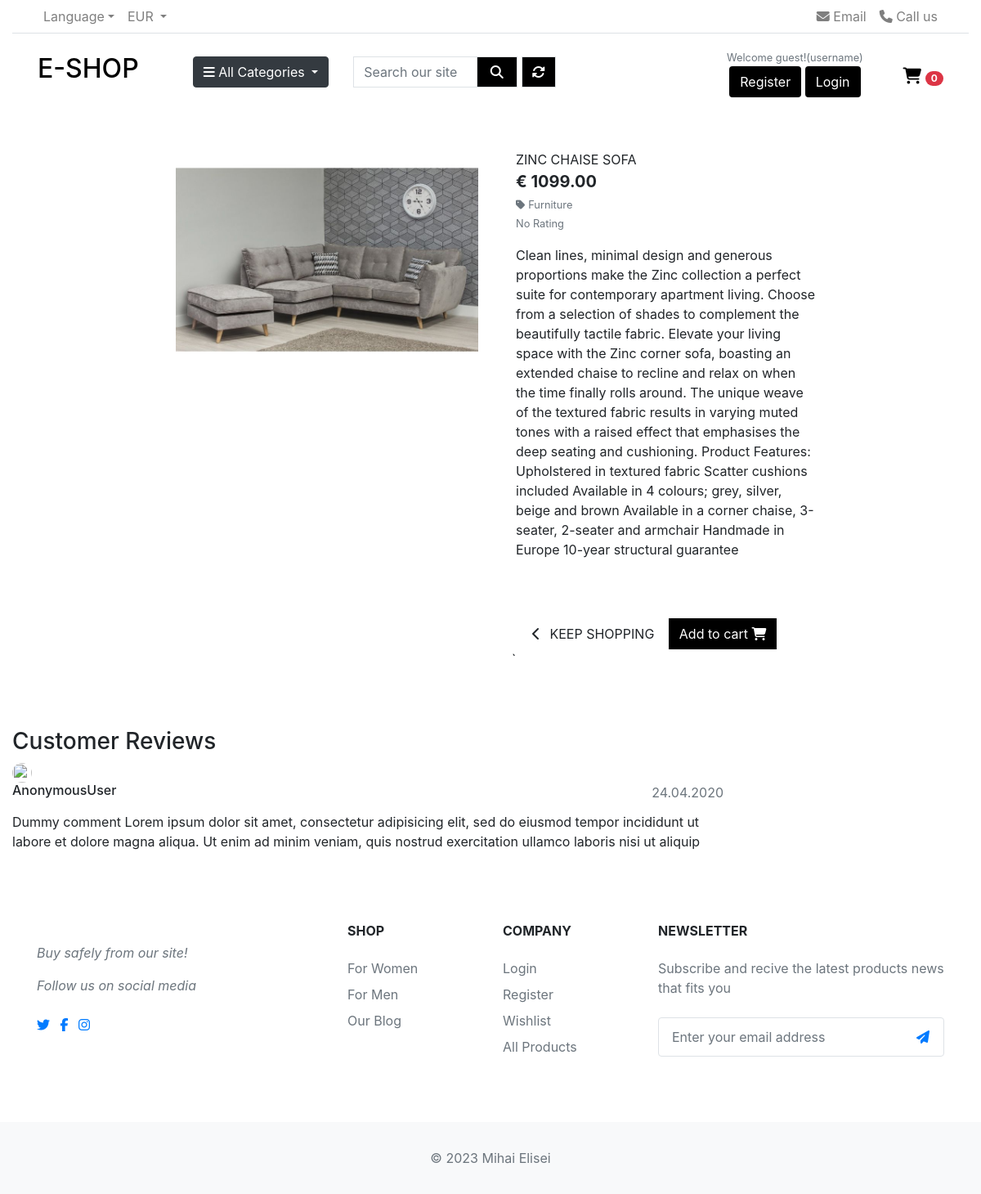
The app's page /products/4 with its own data.
### products/models.py (models this page shows, shortened)
class Product(models.Model):
    category = models.ForeignKey('Category', null=True, blank=True,
                                 on_delete=models.SET_NULL)
    name = models.CharField(max_length=254, unique=True)
    slug = models.SlugField(max_length=254, unique=True)
    description = models.TextField()
    stock = models.IntegerField()
    is_available = models.BooleanField(default=True)
    price = models.DecimalField(max_digits=8, decimal_places=2)
    rating = models.DecimalField(max_digits=6, decimal_places=2, null=True,
                                 blank=True)
    image_url = models.URLField(max_length=1024, null=True, blank=True)
    image = models.ImageField(null=True, blank=True)
    created_date = models.DateTimeField(auto_now_add=True)
    updated_date = models.DateTimeField(auto_now=True)

class Category(models.Model):
    class Meta:
        ordering = ('name',)
        verbose_name = 'category'
        verbose_name_plural = 'Categories'
    name = models.CharField(max_length=254, unique=True)
    slug = models.SlugField(max_length=254, unique=True)
    is_popular = models.BooleanField(default=False)
    image = models.ImageField(null=True, blank=True)
    image_url = models.URLField(max_length=1024, null=True, blank=True)
    def get_url(self):
        return reverse('products_by_category', args=[self.slug])

### products/views.py (the view)
# urls.py: path('<product_id>', views.product_detail, name='product_detail'),
def product_detail(request, product_id):
    try:
        product = get_object_or_404(Product, pk=product_id)
        in_cart = CartItem.objects.filter(cart__cart_id=_cart_id(
            request), product=product).exists()   # Check if the item is in cart
    except Exception as e:
        raise e
    context = {
        'product': product,
        'in_cart': in_cart,
    }
    return render(request, 'products/product_detail.html', context)

### cart/contexts.py (called while the page is built)
def counter(request):
    cart_count = 0
    if 'admin' in request.path:
        return {}
    else:
        try:
            cart = Cart.objects.filter(cart_id=_cart_id(request))
            cart_items = CartItem.objects.all().filter(cart=cart[:1])
            for cart_item in cart_items:
                cart_count += cart_item.quantity
        except Cart.DoesNotExist:
            cart_count = 0
    return dict(cart_count=cart_count)

### cart/views.py (called while the page is built)
def _cart_id(request):
    cart = request.session.session_key  # Get the session id
    if not cart:
        cart = request.session.create()
    return cart

### products/contexts.py (called while the page is built)
def category_links(request):
    categories = Category.objects.all()
    return dict(categories=categories)

### products/models.py (called while the page is built)
    def colors(self):
        return super(VariationManager, self).filter(
            variation_category='color', is_active=True
        )

    def sizes(self):
        return super(VariationManager, self).filter(
            variation_category='size', is_active=True
        )

### products/templates/products/product_detail.html (shortened to what this page needs)
{% extends "base.html" %}
{% load static %}
{% block content %}
<div class="container-fluid">
    <div class="row">
        <div class="col-12 col-md-6 col-lg-4 offset-lg-2 mr-3">
            <div class="image-container my-5">
                {% if product.image %}
                <a href="{{ product.image.url }}" target="_blank">
                    <img class="card-img-top img-fluid" src="{{ product.image.url }}" alt="{{ product.name }}">
                </a>
                {% else %}
                <a href="">
                    <img class="card-img-top img-fluid" src="{{ MEDIA_URL }}noimage.png" alt="{{ product.name }}">
                </a>
                {% endif %}
            </div>
        </div>
        <div class="col-12 col-md-6 col-lg-4">
            <div class="product-details-container mb-5 mt-md-5">
                <p class="mb-0 logo-font">{{ product.name }}</p>
                <p class="lead mb-0 text-left font-weight-bold">&euro; {{ product.price }}</p>
                {% if product.category %}
                <p class="small mt-1 mb-0">
                    <a class="text-muted" href="{% url 'products' %}?category={{ product.category.name }}">
                        <i class="fas fa-tag mr-1"></i>{{ product.category.name }}
                    </a>
                </p>
                {% endif %}
                {% if product.rating %}
                <small class="text-muted"><i class="fas fa-star mr-1"></i>{{ product.rating }} / 10</small>
                {% else %}
                <small class="text-muted">No Rating</small>
                {% endif %}
                <p class="mt-3">{{ product.description }}</p>
                <form class="form" action="{% url 'add_to_cart' product.id %}" method="POST">
                    <div class="form-row">
                        <div class="col-12 mt-2">
                            <a href="{% url 'products' %}" class="btn btn-outline-black rounded-0 mt-5">
                                <span class="icon">
                                    <i class="fas fa-chevron-left"></i>
                                </span>
                                <span class="text-uppercase">Keep Shopping</span>
                            </a>
                            {% if product.stock <= 0 %}
                            <a href="#" class="btn btn-danger rounded-0 mt-5" style="pointer-events: none;"> <span
                                    class="text"><s>Add to
                                        cart</s></span> <i class="fas fa-shopping-cart"></i> </a>
                            <h6 class="text-danger text-right mt-1 text-uppercase">Out of stock</h6>
                            {% else %}
                            {% if in_cart %}
                            <button type="submit" class="btn btn-success rounded-0 mt-5"> <span class="text">Added to
                                    cart</span> <i class="fas fa-check"></i> </button>
                            {% else %}
                            <button type="submit" class="btn btn-black rounded-0 mt-5"> <span class="text">Add to
                                    cart</span> <i class="fas fa-shopping-cart"></i> </button>
                            {% endif %}
                            {% endif %}
                        </div>
                        <input type="hidden" name="redirect_url" value="{{ request.path }}">`
                    </div>
                </form>
            </div>
        </div>
    </div>
    <br>
    <div class="row">
        <div class="col-md-9">
            <div>
                <h3>Customer Reviews </h3>
            </div>
            <div class="box mb-3">
                <div class="icontext w-100">
                    <img src="#" class="img-xs icon rounded-circle">
                    <div class="text">
                        <span class="date text-muted float-md-right">24.04.2020 </span>
                        <h6 class="mb-1">{{ user }}</h6>
                    </div>
                </div>
                <div class="mt-3">
                    <p>
                        Dummy comment Lorem ipsum dolor sit amet, consectetur adipisicing elit, sed do eiusmod
                        tempor incididunt ut labore et dolore magna aliqua. Ut enim ad minim veniam,
                        quis nostrud exercitation ullamco laboris nisi ut aliquip
                    </p>
                </div>
            </div>
        </div>
    </div>
</div>
{% endblock %}

### static/css/base.css (style rules this page uses)
html { height: 100%; }
.icon { align-items: center; display: inline-flex; justify-content: center; height: 1.5rem; width: 1.5rem; }
.logo-font { text-transform: uppercase; }
.btn-black { background: black; color: white; }
.img-xs, .img-sm, .img-md, .img-lg { -o-object-fit: cover; object-fit: cover; flex-shrink: 0; flex-grow: 0; }

### records on screen
Product: image (picture), name "ZINC CHAISE SOFA", price "1099.00", category.name "Furniture", description "Clean lines, minimal design and generous proportions make the Zinc collection a perfect suite for contemporary apartment living. Choose from a selection of shades to complement the beautifully tactile fabric. Elevate your living space with the Zinc corner sofa, boasting an extended chaise to recline and relax on when the time finally rolls around. The unique weave of the textured fabric results in varying muted tones with a raised effect that emphasises the deep seating and cushioning. Product Features: Upholstered in textured fabric Scatter cushions included Available in 4 colours; grey, silver, beige and brown Available in a corner chaise, 3-seater, 2-seater and armchair Handmade in…"

### other values on screen
{{ cart_count }} "0"
{{ user }} "AnonymousUser"
